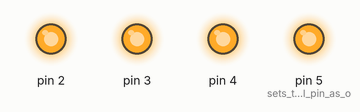
Simulated run of this sketch. Board: Arduino Uno, built with avr-gcc and run on an emulated ATmega328P. Parts: output pins drawn as LEDs (lit = HIGH).

Above: at 0.1 s.
Timing chart, 0 to 1.6 s (numbered marks = the images above):
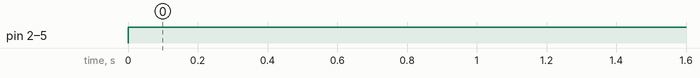

Measured:
- by itself, pin 2–4, pin 5 (sets_the_digital_pin_as_o): LOW → HIGH at 0.00 s

The sketch:

write_drive_pins.ino
```cpp
// Write Drive Pins

// The code makes the digital pin 13 an OUTPUT and toggles it by alternating between HIGH and LOW at one second pace.

void setup() {
  pinMode(5, OUTPUT);    // sets the digital pin as output
  pinMode(4, OUTPUT);
  pinMode(3, OUTPUT);
  pinMode(2, OUTPUT);
}

void loop() {
  digitalWrite(5, HIGH); // sets the digital pin on
  digitalWrite(4, HIGH);  // sets the digital pin off
  digitalWrite(3, HIGH); // sets the digital pin on
  digitalWrite(2, HIGH);  // sets the digital pin off
}
```
